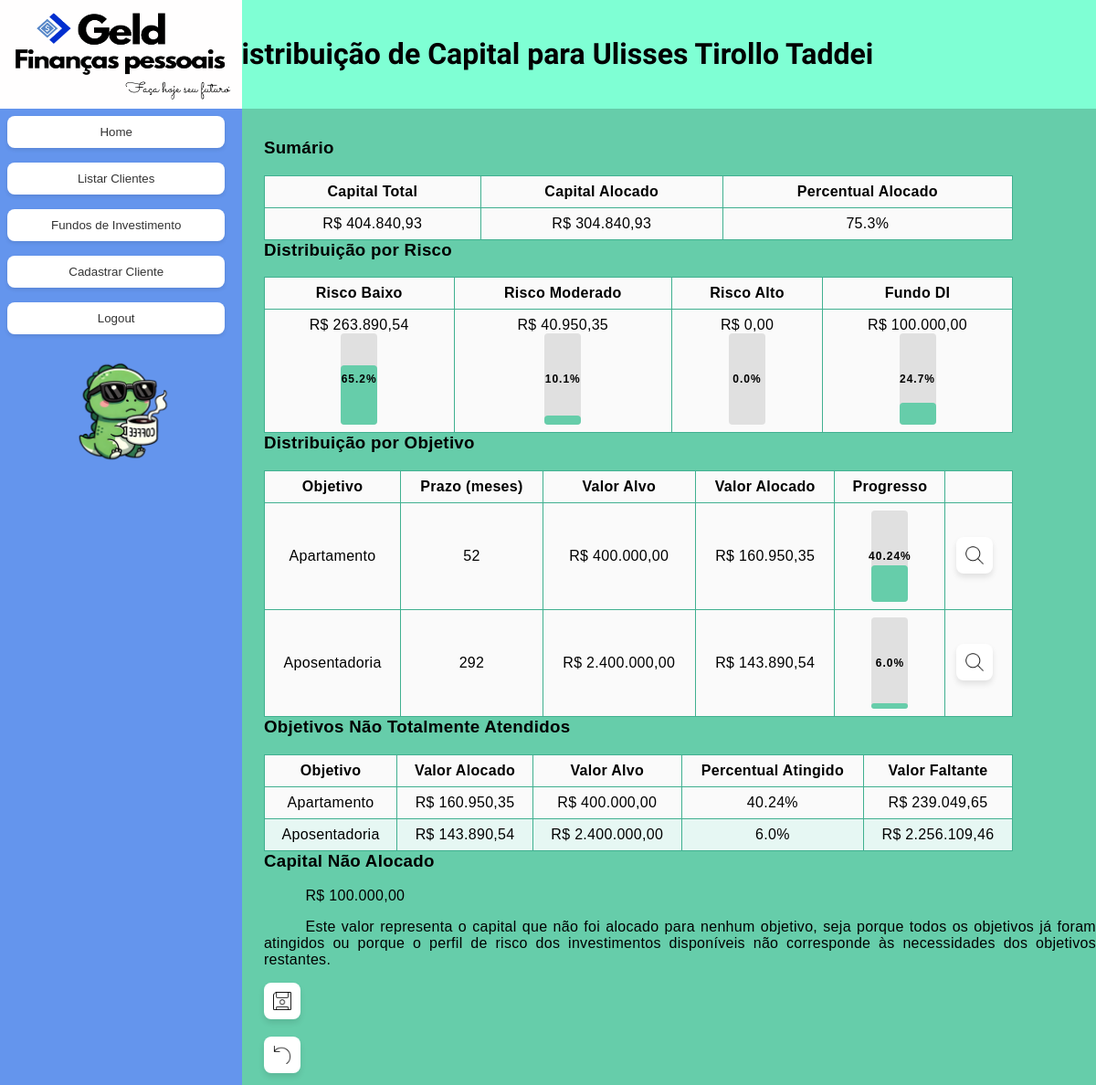
The app's page /cliente/1/distribuicao_capital (signed in) with its own data.
### app/models/geld_models.py (models this page shows)
class Cliente(Base):
    __tablename__ = 'clientes'
    id = Column(Integer, primary_key = True)
    nome = Column(String, nullable = False)
    nascimento = Column(DateTime, nullable = False)
    cep = Column(Integer)
    endereco = Column(String)
    escolaridade = Column(String)
    cpf = Column(String(11), nullable = False, unique = True)
    email = Column(String, nullable = False, unique = True)
    telefone = Column(String, nullable = False)
    banco = Column(Enum(BancoEnum), nullable = False)
    status = Column(Enum(StatusEnum), nullable = False)
    objetivos = relationship("Objetivo", back_populates = "cliente", cascade = "all, delete-orphan")
    posicoes_fundo = relationship("PosicaoFundo", back_populates="cliente", cascade="all, delete-orphan")
    transacoes = relationship("Transacao", back_populates="cliente", cascade="all, delete-orphan")

class Objetivo(Base):
    __tablename__ = 'objetivos'
    id = Column(Integer, primary_key = True)
    cliente_id = Column(Integer, ForeignKey('clientes.id'), nullable = False)
    nome_objetivo = Column(String, nullable =False)
    valor_final = Column(Numeric(15,2), nullable = False)
    valor_real = Column(Numeric(15,2), nullable = False)
    valor_inicial = Column(Numeric(15,2), nullable = False)
    data_inicial = Column(DateTime, nullable = False)
    data_final = Column(DateTime, nullable = False)
    @property
    def duracao_meses(self):
        data_atual = datetime.now()
        return (self.data_final.year - data_atual.year) * 12 + (self.data_final.month - data_atual.month)
    cliente = relationship("Cliente", back_populates = "objetivos")

### app/routes/distribuicao.py (the view)
@distribuicao_bp.route('/cliente/<int:cliente_id>/distribuicao_capital')
@login_required
def distribuicao_capital(cliente_id):
    try:
        db = create_session()
        cliente = db.query(Cliente).filter(Cliente.id == cliente_id).first()
        if not cliente:
            flash("Cliente não encontrado")
            return redirect(url_for('dashboard.cliente_dashboard'))
        servico = DistribuicaoCapitalService(db)
        resultado = servico.distribuir_capital(cliente_id)
        if "error" in resultado:
            flash(resultado["error"])
            return redirect(url_for('cliente.area_cliente', cliente_id=cliente_id))
        session['distribuicao_resultado'] = resultado
        return render_template('distribuicao/resultado_distribuicao.html',
                              cliente=cliente,
                              resultado=resultado)
    except Exception as e:
        flash(f"Erro ao gerar distribuição de capital: {str(e)}")
        import traceback
        traceback.print_exc()
        return redirect(url_for('cliente.area_cliente', cliente_id=cliente_id))
    finally:
        if 'db' in locals():
            db.close()

### app/models/geld_models.py (called while the page is built)
def create_session():
    engine = create_engine(DATABASE_URL)
    Session = sessionmaker(bind = engine)
    return Session()

### app/services/distribuicao_capital_service.py (called while the page is built)
    def _determinar_perfil_risco(self, prazo_meses):
        if prazo_meses <= 12:
            return {RiscoEnum.baixo: 0.80, RiscoEnum.moderado: 0.15, RiscoEnum.alto: 0.05,RiscoEnum.fundo_DI: 0.0}
        elif prazo_meses <= 36:
            return {RiscoEnum.baixo: 0.50, RiscoEnum.moderado: 0.35, RiscoEnum.alto: 0.15,RiscoEnum.fundo_DI: 0.0}
        elif prazo_meses <= 60:
            return {RiscoEnum.baixo: 0.30, RiscoEnum.moderado: 0.40, RiscoEnum.alto: 0.30,RiscoEnum.fundo_DI: 0.0}
        else:
            return {RiscoEnum.baixo: 0.15, RiscoEnum.moderado: 0.35, RiscoEnum.alto: 0.50,RiscoEnum.fundo_DI: 0.0}

    def _calcular_alocacao_ideal(self, valor_alvo, perfil_risco):
        return {risco: valor_alvo * percentual for risco, percentual in perfil_risco.items()}

### app/services/global_services.py (called while the page is built)
def login_required(f):
    @wraps(f)
    def decorated_function(*args, **kwargs):
        if 'logged_in' not in session:
            return redirect(url_for('auth.login'))
        return f(*args, **kwargs)
    return decorated_function

### app/templates/distribuicao/resultado_distribuicao.html (shortened to what this page needs)
{% extends "base.html" %}
{% block header %}Distribuição de Capital para {{cliente.nome}} {% endblock %}
{% block content %}
{% macro format_valor(valor) %}
    {{ '{:,.2f}'.format(valor).replace(',', ' ').replace('.', ',').replace(' ', '.') }}
{% endmacro %}
<h3>Sumário</h3>
<table class="table">
    <thead>
        <tr>
            <th>Capital Total</th>
            <th>Capital Alocado</th>
            <th>Percentual Alocado</th>
        </tr>
    </thead>
    <tbody>
        <tr>
            <td>R$ {{ format_valor(resultado.sumario.total_disponivel) }}</td>
            <td>R$ {{ format_valor(resultado.sumario.total_alocado) }}</td>
            <td>{{ resultado.sumario.percentual_alocado }}%</td>
        </tr>
    </tbody>
</table>
<h3>Distribuição por Risco</h3>
<table class="table">
    <thead>
        <tr>
            <th>Risco Baixo</th>
            <th>Risco Moderado</th>
            <th>Risco Alto</th>
            <th>Fundo DI</th>
        </tr>
    </thead>
    <tbody>
        <tr>
            <td>
                R$ {{ format_valor(resultado.total_por_risco.baixo) }}
                <div class="progress-bar-container">
                    <div class="progress-bar-vertical">
                        <div class="progress-fill" style="height: {{ resultado.total_por_risco.baixo / resultado.sumario.total_disponivel * 100 }}%;">
                        </div>
                        <span class="percentage-text">{{ '{:.1f}'.format(resultado.total_por_risco.baixo / resultado.sumario.total_disponivel * 100) }}%</span>
                    </div>
                </div>
            </td>
            <td>
                R$ {{ format_valor(resultado.total_por_risco.moderado) }}
                <div class="progress-bar-container">
                    <div class="progress-bar-vertical">
                        <div class="progress-fill" style="height: {{ resultado.total_por_risco.moderado / resultado.sumario.total_disponivel * 100 }}%;">
                        </div>
                        <span class="percentage-text">{{ '{:.1f}'.format(resultado.total_por_risco.moderado / resultado.sumario.total_disponivel * 100) }}%</span>
                    </div>
                </div>
            </td>
            <td>
                R$ {{ format_valor(resultado.total_por_risco.alto) }}
                <div class="progress-bar-container">
                    <div class="progress-bar-vertical">
                        <span class="percentage-text">{{ '{:.1f}'.format(resultado.total_por_risco.alto / resultado.sumario.total_disponivel * 100) }}%</span>
                    </div>
                </div>
            </td>
            <td>
                R$ {{ format_valor(resultado.total_por_risco.fundo_DI) }}
                <div class="progress-bar-container">
                    <div class="progress-bar-vertical">
                        <div class="progress-fill" style="height: {{ resultado.total_por_risco.fundo_DI / resultado.sumario.total_disponivel * 100 }}%;">
                        </div>
                        <span class="percentage-text">{{ '{:.1f}'.format(resultado.total_por_risco.fundo_DI / resultado.sumario.total_disponivel * 100) }}%</span>
                    </div>
                </div>
            </td>
        </tr>
    </tbody>
</table>
<h3>Distribuição por Objetivo</h3>
<table class="table">
    <thead>
        <tr>
            <th>Objetivo</th>
            <th>Prazo (meses)</th>
            <th>Valor Alvo</th>
            <th>Valor Alocado</th>
            <th>Progresso</th>
            <th></th>
        </tr>
    </thead>
    <tbody>
        {% for objetivo_id, objetivo in resultado.alocacao_por_objetivo.items() %}
        <tr>
            <td>{{ objetivo.nome }}</td>
            <td>{{ objetivo.prazo_meses }}</td>
            <td>R$ {{ format_valor(objetivo.valor_alvo) }}</td>
            <td>R$ {{ format_valor(objetivo.alocacao_total) }}</td>
            <td>
                <div class="progress-bar-container">
                    <div class="progress-bar-vertical">
                        <div class="progress-fill" style="height: {{ objetivo.percentual_atingido }}%;">
                        </div>
                        <span class="percentage-text">{{ objetivo.percentual_atingido }}%</span>
                    </div>
                </div>
            </td>
            <td>
                <button title="Ver Detalhes" class="smlBtn" onclick="toggleDetails('detalhe-{{ objetivo_id }}')">
                    <img src="{{ url_for('static', filename='icons/lupa.png') }}" class="sml-btn-icon">
                </button>
            </td>
        </tr>
                    {% set prazo = objetivo.prazo_meses %}
                    {% if prazo <= 12 %}
                        {% set perfil_ideal = {'baixo': 80, 'moderado': 15, 'alto': 5, 'fundo_DI': 0} %}
                    {% elif prazo <= 36 %}
                        {% set perfil_ideal = {'baixo': 50, 'moderado': 35, 'alto': 15, 'fundo_DI': 0} %}
                    {% elif prazo <= 60 %}
                        {% set perfil_ideal = {'baixo': 30, 'moderado': 40, 'alto': 30, 'fundo_DI': 0} %}
                    {% else %}
                        {% set perfil_ideal = {'baixo': 15, 'moderado': 35, 'alto': 50, 'fundo_DI': 0} %}
                    {% endif %}
                    {% if objetivo.alocacao_total > 0 %}
                        {% set pct_baixo = objetivo.alocacao_por_risco.baixo / objetivo.alocacao_total * 100 %}
                        {% set pct_moderado = objetivo.alocacao_por_risco.moderado / objetivo.alocacao_total * 100 %}
                        {% set pct_alto = objetivo.alocacao_por_risco.alto / objetivo.alocacao_total * 100 %}
                        {% set pct_fundo_DI = objetivo.alocacao_por_risco.fundo_DI / objetivo.alocacao_total * 100 %}
                    {% else %}
                        {% set pct_baixo = 0 %}
                        {% set pct_moderado = 0 %}
                        {% set pct_alto = 0 %}
                        {% set pct_fundo_DI = 0 %}
                    {% endif %}
        {% endfor %}
    </tbody>
</table>
{% if resultado.objetivos_nao_atendidos %}
<h3>Objetivos Não Totalmente Atendidos</h3>
<table class="table">
    <thead>
        <tr>
            <th>Objetivo</th>
            <th>Valor Alocado</th>
            <th>Valor Alvo</th>
            <th>Percentual Atingido</th>
            <th>Valor Faltante</th>
        </tr>
    </thead>
    <tbody>
        {% for objetivo in resultado.objetivos_nao_atendidos %}
        <tr>
            <td>{{ objetivo.nome }}</td>
            <td>R$ {{ format_valor(objetivo.valor_alocado) }}</td>
            <td>R$ {{ format_valor(objetivo.valor_alvo) }}</td>
            <td>{{ objetivo.percentual_atingido }}%</td>
            <td>R$ {{ format_valor(objetivo.valor_faltante) }}</td>
        </tr>
        {% endfor %}
    </tbody>
</table>
{% endif %}
{% if resultado.capital_nao_alocado > 0 %}
<h3>Capital Não Alocado</h3>
<p>R$ {{ format_valor(resultado.capital_nao_alocado) }}</p>
<p>Este valor representa o capital que não foi alocado para nenhum objetivo, seja porque todos os objetivos já foram atingidos ou porque o perfil de risco dos investimentos disponíveis não corresponde às necessidades dos objetivos restantes.</p>
{% endif %}
<div class="mt-4">
    <button title="Aplicar Alocação" class="smlBtn" onclick="confirmarAtualizacao()">
        <img src="{{ url_for('static', filename='icons/save.png') }}" class="sml-btn-icon">
    </button>
    <button title="Voltar" class="smlBtn" onclick="window.location.href=`{{url_for('cliente.area_cliente', cliente_id=cliente.id) }}`">
        <img src="{{ url_for('static', filename='icons/back.png') }}" class="sml-btn-icon">
    </button>
</div>
{% endblock %}

### app/static/styles.css (style rules this page uses)
.center p { text-align:justify; text-indent: 5%; }
.center h3 { margin-top: 0; padding-top: 0; }
.table { background-color: mediumaquamarine; border-collapse: collapse; text-align: left; width: 90%; }
.table tr:nth-child(odd) { background-color: #fafafa; }
.table tr:nth-child(even) { background-color: #e6f7f3; }
.table td, .table th { padding: 8px 12px; border: 1px solid #40b090; text-align: center; }
.smlBtn { background-color: #ffffff; border: none; border-radius: 8px; padding: 5px 10px; width: 40px; color: #333; font-weight: 600; font-size: 16px; transition: all 0.3s ease; box-shadow: 0 4px 6px rgba(0,0,0,0.1); text-align: right; position: relative; margin-bottom: 2%; display:flow-root; height: 40px; }
.sml-btn-icon { position:absolute; transform: translateY(-50%); width: 30px; height: 30px; object-fit: contain; }
img { max-width: 50%; height: auto; display: block; margin-left: auto; margin-right: auto; }
.progress-bar-vertical { width: 40px; min-height: 100px; display: flex; align-items: flex-end; margin-right: 10px; margin-left: 10px; float: left; background-color: #e0e0e0; border-radius: 4px; position: relative; }
.progress-fill { width: 100%; background-color: mediumaquamarine; display: flex; justify-content: center; align-items: flex-start; border-radius: 4px; }
.percentage-text { position: absolute; bottom: 50%; left: 50%; color: #000; font-weight: bold; font-size: 12px; z-index: 10; transform-origin: center; transform: translate(-50%, 50%); letter-spacing: 1px; }
td .progress-bar-container { display: flex; justify-content: center; height: 100%; }

### records on screen
Cliente: nome "Ulisses Tirollo Taddei"
Objetivo: nome "Apartamento", nome "Apartamento", value "160.950,35 400.000,00 239.049,65", percentual_atingido "40.24"
Objetivo: nome "Aposentadoria", nome "Aposentadoria", value "143.890,54 2.400.000,00 2.256.109,46", percentual_atingido "6.0"

### other values on screen
{{ resultado.sumario.percentual_alocado }} "75.3"
{{ objetivo.prazo_meses }} "52" "292"
{{ objetivo.percentual_atingido }} "40.24" "6.0"
